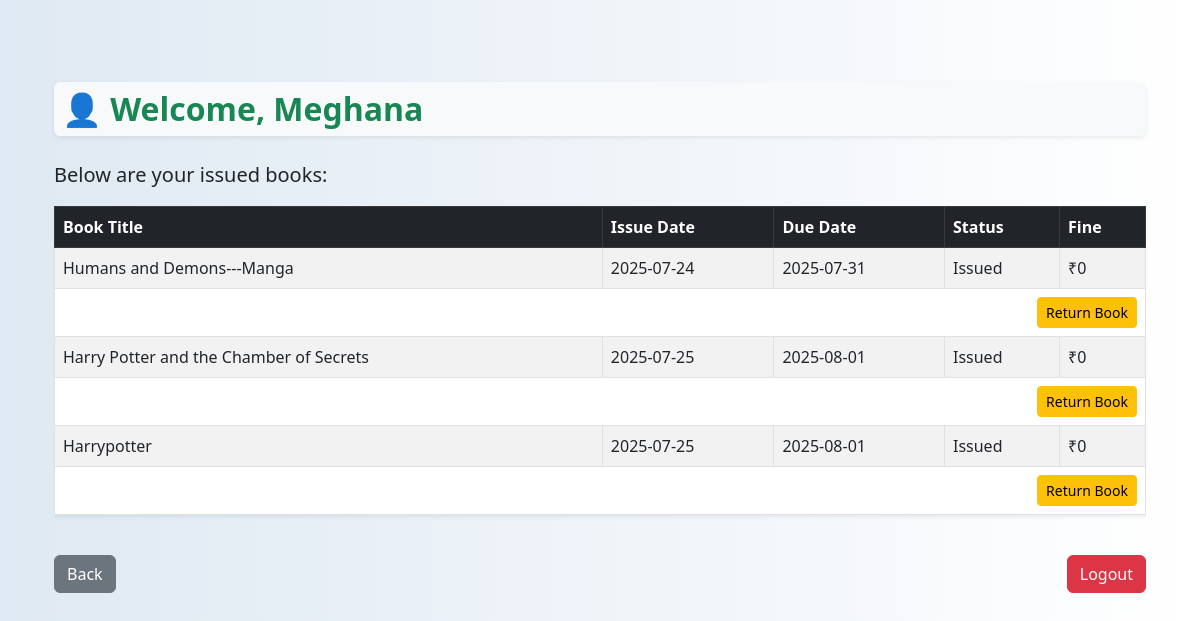
Page /member/dashboard (signed in) on the committed database.
### tables this page shows
CREATE TABLE issues (
            id INTEGER PRIMARY KEY AUTOINCREMENT,
            member_id INTEGER,
            book_id INTEGER,
            issue_date TEXT,
            return_date TEXT,
            status TEXT DEFAULT 'Issued',
            FOREIGN KEY(member_id) REFERENCES members(id),
            FOREIGN KEY(book_id) REFERENCES books(id)
        );

CREATE TABLE books (
                        id INTEGER PRIMARY KEY AUTOINCREMENT,
                        title TEXT NOT NULL,
                        author TEXT NOT NULL,
                        isbn TEXT,
                        quantity INTEGER NOT NULL);

### app.py (the view)
@app.route('/member/dashboard')
def member_dashboard():
    if not session.get('member_logged_in'):
        return redirect(url_for('member_login'))
    member_id = session['member_id']
    with sqlite3.connect("library.db") as conn:
        cursor = conn.cursor()
        cursor.execute('''
    SELECT books.title, issues.issue_date, issues.return_date, issues.status, issues.id
    FROM issues
    JOIN books ON issues.book_id = books.id
    WHERE issues.member_id = ?
''', (member_id,))
        issued_books = cursor.fetchall()
    return render_template("member_dashboard.html",
                           name=session['member_name'],
                           issued_books=issued_books)

### app.py (called while the page is built)
@app.template_filter('to_datetime')
def to_datetime_filter(value):
    return datetime.strptime(value, "%Y-%m-%d")

@app.context_processor
def inject_globals():
    return {
        'now': datetime.now(),
        'timedelta': timedelta
    }

### templates/member_dashboard.html (shortened to what this page needs)
{% extends "base.html" %}
{% block content %}
<div class="container py-5">
  <h2 class="text-success fw-bold mb-4 shadow-sm p-2 bg-light rounded">👤 Welcome, {{ name }}</h2>
  <p class="lead">Below are your issued books:</p>
  <div class="table-responsive">
    <table class="table table-bordered table-striped shadow-sm bg-white">
      <thead class="table-dark">
        <tr>
          <th>Book Title</th>
          <th>Issue Date</th>
          <th>Due Date</th>
          <th>Status</th>
          <th>Fine</th>
        </tr>
      </thead>
      <tbody>
  {% for book in issued_books %}
  <tr>
    <td>{{ book[0] }}</td>
    <td>{{ book[1] }}</td>
    <td>{{ (book[1]|to_datetime + timedelta(days=7)).strftime('%Y-%m-%d') }}</td>
    <td>{{ book[3] }}</td>
    <td>
      {% if book[3] == "Returned" %}
        {% set return_date = book[2]|to_datetime %}
      {% else %}
        {% set return_date = now %}
      {% endif %}
      {% set due_date = book[1]|to_datetime + timedelta(days=7) %}
      {% set late_days = (return_date - due_date).days %}
      {% if late_days > 0 %}
        ₹{{ late_days * 10 }}
      {% else %}
        ₹0
      {% endif %}
    </td>
  </tr>
  {% if book[3] == "Issued" %}
  <tr>
    <td colspan="5" class="text-end">
      <a href="{{ url_for('member_return', issue_id=book[4]) }}" class="btn btn-warning btn-sm">Return Book</a>
    </td>
  </tr>
  {% endif %}
  {% endfor %}
</tbody>
    </table>
  </div>
  <div class="d-flex justify-content-between mt-4">
    <a href="javascript:history.back()" class="btn btn-secondary">Back</a>
    <a href="/member/logout" class="btn btn-danger">Logout</a>
  </div>
</div>
{% endblock %}

### templates/base.html (shortened to what this page needs)
<!DOCTYPE html>
<html lang="en">
<head>
  <link href="https://cdn.jsdelivr.net/npm/bootstrap@5.3.0/dist/css/bootstrap.min.css" rel="stylesheet">
</head>
<body>
  <main class="container my-4">
    {% block content %}{% endblock %}
  </main>
</body>
</html>

### templates/base.html (style rules this page uses)
body { background: linear-gradient(to right, #dfe9f3, #ffffff); min-height: 100vh; display: flex; flex-direction: column; }

### rows in the picture
issues: title "Humans and Demons---Manga", issue_date "2025-07-24", issue_date "2025-07-31", status "Issued"
issues: title "Harry Potter and the Chamber of Secrets", issue_date "2025-07-25", issue_date "2025-08-01", status "Issued"
issues: title "Harrypotter", issue_date "2025-07-25", issue_date "2025-08-01", status "Issued"

### other values in the picture
{{ name }} "Meghana"
